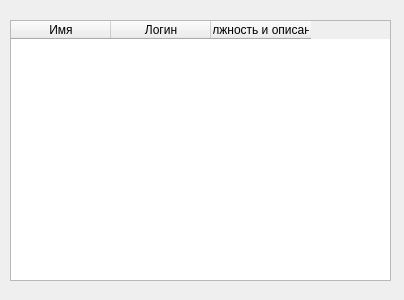
<?xml version="1.0" encoding="UTF-8"?>
<ui version="4.0">
 <class>Form</class>
 <widget class="QWidget" name="Form">
  <property name="geometry">
   <rect>
    <x>0</x>
    <y>0</y>
    <width>404</width>
    <height>300</height>
   </rect>
  </property>
  <property name="windowTitle">
   <string>Form</string>
  </property>
  <widget class="QTableWidget" name="tableWidget">
   <property name="geometry">
    <rect>
     <x>10</x>
     <y>20</y>
     <width>381</width>
     <height>261</height>
    </rect>
   </property>
   <column>
    <property name="text">
     <string>Имя</string>
    </property>
   </column>
   <column>
    <property name="text">
     <string>Логин</string>
    </property>
   </column>
   <column>
    <property name="text">
     <string>Должность и описание</string>
    </property>
   </column>
  </widget>
 </widget>
 <resources/>
 <connections/>
</ui>
